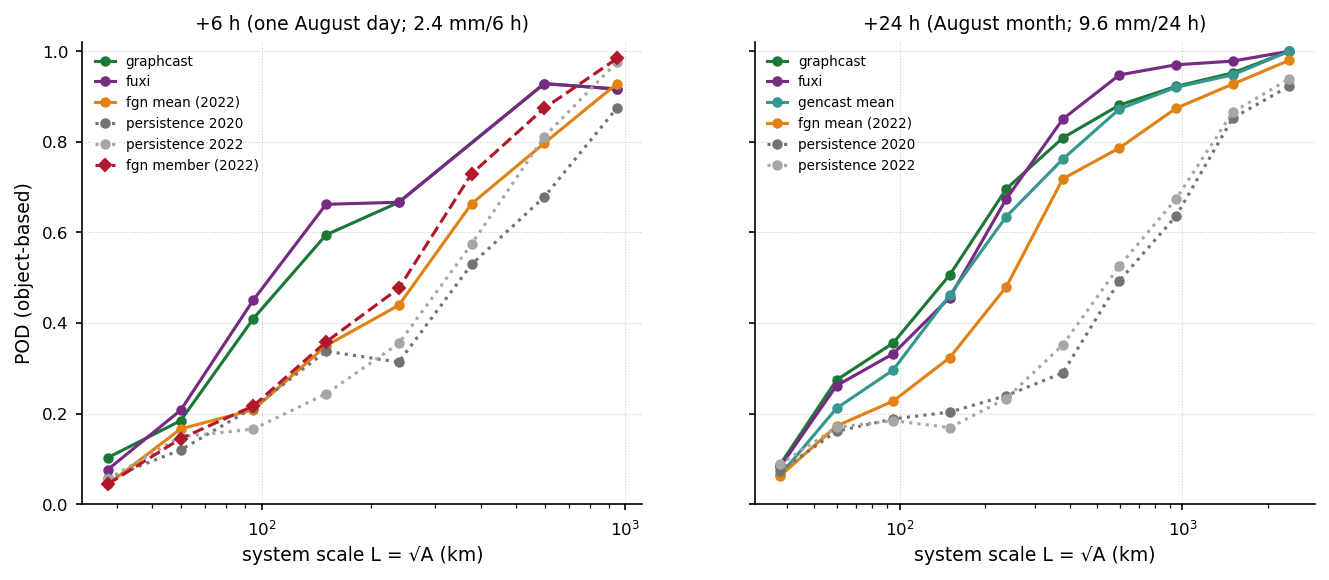

The Python source for this figure:
"""fig_pod_scale_leads.png: POD by system scale, +6 h (left) and +24 h
(right), shared axes. 6 h: graphcast/fuxi (2020-08-15), fgn mean + single
member (2022-08-15), nulls. 24 h: graphcast/fuxi/gencast/fgn means
(month-pooled August), nulls. Thresholds rate-equivalent (2.4 mm/6h,
9.6 mm/24h). 24 h band curves computed here (cached to csv)."""
from pathlib import Path

import matplotlib

matplotlib.use("Agg")
import matplotlib.pyplot as plt
import numpy as np
import pandas as pd
import xarray as xr

from latentsky.metrics import cell_area_km2, match_systems

REPO = Path("/glade/u/home/sabramian/LatentSky")
CACHE = Path("/glade/derecho/scratch/sabramian/wb2_eval")
OUT = REPO / "wb2_benchmark"
BANDS = np.geomspace(30, 3000, 11)
MIDS = np.sqrt(BANDS[:-1] * BANDS[1:])
NMIN = 20
COLORS = {"graphcast": "#1b7837", "fuxi": "#762a83", "gencast": "#35978f",
          "fgn": "#e08214", "fgn-member": "#b2182b",
          "persistence-2020": "0.45", "persistence-2022": "0.65"}

plt.style.use(str(REPO / "docs" / "latentsky.mplstyle"))


def pod_bands(df):
    b = np.clip(np.digitize(df["scale"], BANDS) - 1, 0, len(BANDS) - 2)
    pod = np.full(len(MIDS), np.nan)
    ns = np.zeros(len(MIDS), int)
    for k in range(len(MIDS)):
        g = df[(b == k) & df.role.isin(["match", "miss"])]
        if len(g):
            pod[k] = (g.role == "match").mean(); ns[k] = len(g)
    return pod, ns


def compute_24h():
    cachecsv = OUT / "pod_bands_24h.csv"
    if cachecsv.exists():
        return pd.read_csv(cachecsv)
    era = {y: xr.open_dataset(CACHE / f"era5_tp24hr_{y}-08_tropics.nc")
           for y in ("2020", "2022")}

    def to_mm(a):
        return a * 1000.0 if float(np.nanmax(a)) < 2.0 else a

    rows = []
    jobs = [("graphcast", "2020"), ("fuxi", "2020"), ("gencast", "2020"),
            ("fgn", "2022"), ("persistence-2020", "2020"),
            ("persistence-2022", "2022")]
    for model, year in jobs:
        tr = era[year]
        tvals = list(tr.valid_time.values)
        if model.startswith("persistence"):
            ds, is_persist = tr, True
        else:
            ds = xr.open_dataset(CACHE / f"{model}_tp24hr_{year}-08_tropics.nc")
            is_persist = False
        area_row = cell_area_km2(321, 1440, lat_extent=(-40.125, 40.125))
        dfs = []
        for i, vt in enumerate(ds.valid_time.values):
            tprev = vt - np.timedelta64(24, "h")
            if vt not in tvals or tprev not in tvals:
                continue
            if is_persist:
                pf_raw = tr.total_precipitation_24hr.sel(valid_time=tprev).values
            else:
                pf_raw = ds.total_precipitation_24hr.values[i]
            if np.isnan(pf_raw).all():
                continue
            yt = to_mm(tr.total_precipitation_24hr.sel(valid_time=vt).values)
            dfs.append(match_systems(yt, to_mm(pf_raw), 9.6, area_row,
                                     iou_min=0.1))
        pod, ns = pod_bands(pd.concat(dfs, ignore_index=True))
        for k in range(len(MIDS)):
            rows.append(dict(model=model, L_mid=MIDS[k], pod=pod[k], n=ns[k]))
        print(model, "done", flush=True)
    df = pd.DataFrame(rows)
    df.to_csv(cachecsv, index=False)
    return df


def main():
    d24 = compute_24h()
    d6 = pd.read_csv(OUT / "systems_wb2_6h.csv.gz")
    fm = pd.read_csv(OUT / "fgn_member_bands.csv")

    fig, axs = plt.subplots(1, 2, figsize=(10.6, 4.0), sharey=True)
    # ---- +6 h
    ax = axs[0]
    for m, lbl in [("graphcast", "graphcast"), ("fuxi", "fuxi"),
                   ("fgn", "fgn mean (2022)"),
                   ("persistence-2020", "persistence 2020"),
                   ("persistence-2022", "persistence 2022")]:
        pod, ns = pod_bands(d6[d6.model == m])
        ok = ns >= NMIN
        ls = ":" if "persistence" in m else "-"
        ax.plot(MIDS[ok], pod[ok], "o", ls=ls, ms=4, color=COLORS[m], label=lbl)
    memb = fm[fm.series.str.startswith("FGN single")].sort_values("L_mid")
    ok = memb.n.to_numpy() >= NMIN
    ax.plot(memb.L_mid.to_numpy()[ok], memb.pod.to_numpy()[ok], "D--", ms=4,
            color=COLORS["fgn-member"], label="fgn member (2022)")
    ax.set_title("+6 h (one August day; 2.4 mm/6 h)", fontsize=9)
    # ---- +24 h
    ax = axs[1]
    for m, lbl in [("graphcast", "graphcast"), ("fuxi", "fuxi"),
                   ("gencast", "gencast mean"), ("fgn", "fgn mean (2022)"),
                   ("persistence-2020", "persistence 2020"),
                   ("persistence-2022", "persistence 2022")]:
        g = d24[d24.model == m].sort_values("L_mid")
        ok = g.n.to_numpy() >= NMIN
        ls = ":" if "persistence" in m else "-"
        ax.plot(g.L_mid.to_numpy()[ok], g.pod.to_numpy()[ok], "o", ls=ls, ms=4,
                color=COLORS[m], label=lbl)
    ax.set_title("+24 h (August month; 9.6 mm/24 h)", fontsize=9)
    for ax in axs:
        ax.set_xscale("log"); ax.set_ylim(0, 1.02)
        ax.grid(True, which="major", ls=":", lw=0.5, color="0.8")
        ax.set_axisbelow(True)
        ax.set_xlabel("system scale L = √A (km)")
        ax.legend(fontsize=6.5, frameon=False, loc="upper left")
    axs[0].set_ylabel("POD (object-based)")
    fig.savefig(OUT / "fig_pod_scale_leads.png", dpi=150, bbox_inches="tight")
    print("saved fig_pod_scale_leads.png")


if __name__ == "__main__":
    main()
